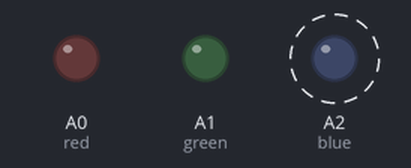
Bench run of a sketch on a simulated Arduino Uno, built with avr-gcc and run on an emulated ATmega328P. Parts: output pins drawn as LEDs (lit = HIGH). Dashed ring = blinking.

Above: at 0.13 s.
Timing chart, 0 to 40.0 s (numbered marks = the images above):
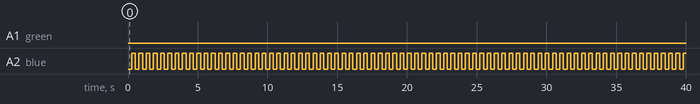

Measured:
- by itself, A2 (blue): alternates HIGH for 0.26 s and LOW for 0.26 s

The sketch:

codigoCircuito.ino
```cpp
// C++ code
//
#define red A0
#define green A1
#define blue A2

void setup()
{
  int pines[]={red , green , blue};
  int senal[]={ 1  ,   1   ,   1 };


}

void loop()
{
  //se decalara variable, condicion, para modificar el valor
  for ( int r = 0 ; r <= 255 ; r++)
  {
    for ( int g = 0 ; g <= 255 ; g++)
    {
      for ( int b = 0 ; b <= 255 ; b++)
      {
        analogWrite(red,r);
        analogWrite(green,g);
        analogWrite(blue,b);
        delay(2);

      }
    }
  }
}
```
